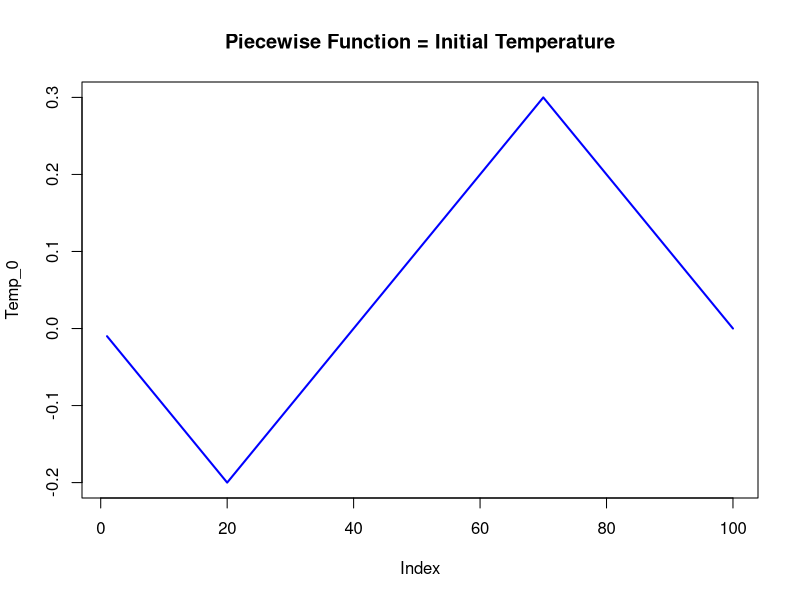
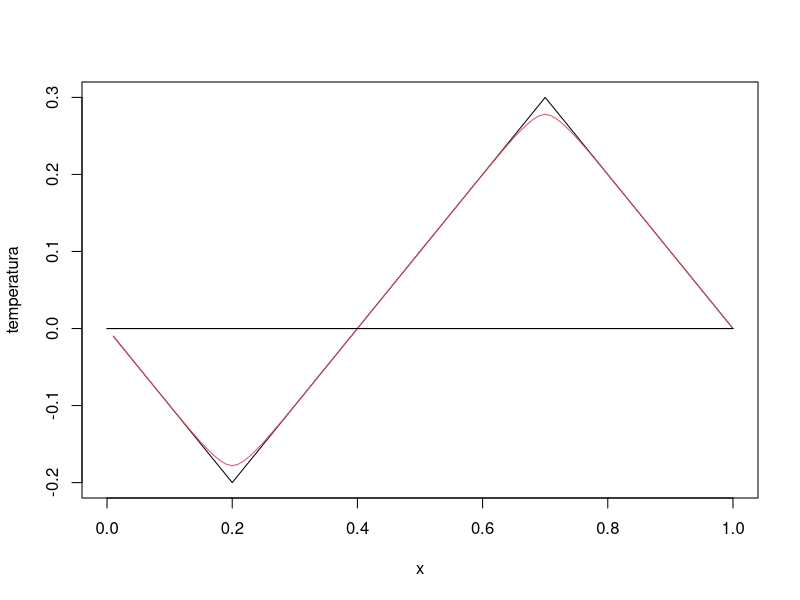

Reproduce these figures in R, in order.
# # ------------------------------
# # ECUAȚIA DIFUZIEI: ∂u/∂t = 5 ∂²u/∂x²
# # Schema explicită (FTCS)
# # ------------------------------
#
# # Ce face codul
#
# # 1. Rezolva PDE-ul cu conditiile initiale
# # 2. Foloseste schema explicita FTCS
# # 3. Reprezinta grafic solutiile functilor in functie de domeniul interzis
# 
# # Parametrii
# alpha <- 5        # coeficientul de difuzie
# L <- 3            # lungimea domeniului
# dx <- 0.1         # pas spațial
# x <- seq(0, L, by = dx)
# N <- length(x)
# 
# Condiție inițială
# u0 <- function(x) { x * (x - 1) * (x - 3) }
# 
# simulate_FTCS <- function(dt, t_max, plot_times) {
#   r <- alpha * dt / dx^2
#   if (r > 0.5) {
#     cat("*** ATENȚIE: r =", r, "> 0.5 -> schema va fi instabilă ***\n")
#   } else {
#     cat("r =", r, "(stabil)\n")
#   }
#   
#   u <- u0(x)
#   u[1] <- 0
#   u[N] <- 0
#   times <- c(0)
#   snapshots <- list(u)
#   
#   t <- 0
#   nmax <- ceiling(t_max / dt)
#   
#   for (n in 1:nmax) {
#     un <- u
#     u[2:(N-1)] <- un[2:(N-1)] + r * (un[3:N] - 2 * un[2:(N-1)] + un[1:(N-2)])
#     u[1] <- 0
#     u[N] <- 0
#     t <- t + dt
#     # salvăm la timpii doriți
#     if (any(abs(t - plot_times) < dt / 2)) {
#       times <- c(times, t)
#       snapshots[[length(times)]] <- u
#     }
#   }
#   return(list(times = times, snapshots = snapshots, r = r))
# }
# 
# # Momente la care vrem grafice
# plot_times <- c(0.0, 0.01, 0.05, 0.1)
# 
# # --- Caz stabil ---
# dt_good <- 0.0005   # Δt permis (r = 0.25)
# tmax <- 0.2
# result_good <- simulate_FTCS(dt_good, tmax, plot_times)
# 
# # --- Caz instabil ---
# dt_bad <- 0.002     # Δt interzis (r = 1.0)
# result_bad <- simulate_FTCS(dt_bad, tmax, plot_times)
# 
# ------------------------------
#Funcție pentru afișarea graficelor
#------------------------------
# plot_snapshots <- function(x, result, title_prefix) {
# colors <- rainbow(length(result$times))
# plot(x, result$snapshots[[1]], type = "l", lwd = 2, col = colors[1],
# ylim = range(unlist(result$snapshots)),
# xlab = "x", ylab = "u(x,t)",
# main = sprintf("%s (r = %.3f)", title_prefix, result$r))
# for (i in 2:length(result$times)) {
# lines(x, result$snapshots[[i]], lwd = 2, col = colors[i])
#   }
#   legend("topright", legend = sprintf("t = %.4f", result$times),
#     col = colors, lwd = 2)
#   grid()
# }
# ------------------------------
# Grafice
#------------------------------
#par(mfrow = c(2, 1))
#plot_snapshots(x, result_good, sprintf("Solutie FTCS stabila, dt = %.4f", dt_good))
#plot_snapshots(x, result_bad, sprintf("Solutie FTCS instabila, dt = %.4f", dt_bad))

#Clasa

#Exercitiu - clasa - Ecuatia Caldurii rezolvata cu cursul 4 - Metoda Implicita

###curs 4
l<-1
dx<-0.01
dt<-0.0005
mu<-dt/dx^2
mu
## numar noduri pe directia x
n<-l/dx
n
n1<-(1/5)/dx
n1
n2<-(7/10)/dx
n2


####numar noduri pe timp
N<-100

###def distributia initiala de temperatura
f1<-function(x)
  return<- -x
f2<-function(x)
  return<- x-2/5

f3<-function(x)
  return<- 1-x

####sau mai elegant
piecewise_function <- function(n, dx, n1, n2, f1, f2, f3) {
  
  x <- seq(dx, n * dx, by = dx)   # vectorul cu abscise
  temp0 <- numeric(length(x))     # inițializare vector rezultat temp init
  
  # Aplica ramura corespunzătoare fiecărui interval
  for (i in seq_along(x)) {
    if (i <= n1) {
      temp0[i] <- f1(x[i])
    } else if (i <= n2) {
      temp0[i] <- f2(x[i])
    } else {
      temp0[i] <- f3(x[i])
    }
  } # inchide for
  
  return(temp0)
}


n
dx
n1
n2

TempInitiala <- piecewise_function(n, dx, n1, n2, f1, f2, f3)

plot(TempInitiala, type = "l", col = "blue", lwd = 2,
     main = "Piecewise Function = Initial Temperature", xlab = "Index", ylab = "Temp_0")

##grafic distributia inititiala
val_x<-vector("numeric",length = n)
for (i in 1:n) {
  val_x[i] <- i*dx
}

plot(val_x,TempInitiala,xlim = c(0,1),type = 'l',xlab = 'x',ylab = 'temperatura')

lines(c(0,1),c(0,0))

#valori in noduri interioare domeniului
u <- array(0,dim=c(N,n-1))

a<-vector("numeric",length = (n-1))
b<-vector("numeric",length = (n-1))
c<-vector("numeric",length = (n-1))
d<-vector("numeric",length = (n-1))

for (i in 2:(n-1))
{
  a[i]<--mu
}
a[3]

for(i in 1:(n-1))
{
  b[i]<-1+2*mu
}
b[3]

for(i in 1:(n-1))
{
  c[i]<--mu
}
c[3]

for(i in 1:(n-1))
{
  d[i]<-TempInitiala[i]
}
d[3]

beta<-b[1]
beta

c[1]
c[1]<-c[1]/beta
c[1]

d[1]
d[1]<-d[1]/beta
d[1]

for(i in 2:(n-2))
{
  beta<-b[i]-a[i]*c[i-1]
  c[i]<-c[i]/beta
  d[i]<-(d[i]-a[i]*d[i-1])/beta
}
d[n-1]<-(d[n-1]-a[n-1]*d[n-2])/(b[n-1]-a[n-1]*c[n-2])


for(i in (n-2):1)
{
  d[i]<-d[i]-c[i]*d[i+1]
}
d


val_d<-vector("numeric", length = n)
for(i in 1:(n-1))
{
  val_d[i]<-d[i]
}
lines(val_x, val_d, col='2')

for(i in 1:(n-1))
{
  u[1,i]<-d[i]
}


for(j in 2:N){
  beta<-b[1]
  c[1]<-c[1]/beta
  d[1]<-d[1]/beta
  
  for(i in 2:(n-2)){
    beta<-b[i]-a[i]*c[i-1]
    c[i]<-c[i]/beta
    d[i]<-(d[i]-a[i]*d[i-1])/beta
  }
  
  d[n-1]<-(d[n-1]-a[n-1]*d[n-2])/(n[n-1]-a[n-1]*c[n-2])
  
  for(i in (n-2):1){
    d[i]<-d[i]-c[i]*d[i+1]
  }
  
for(k in 1:(n-1)){
  u[j,k]<-d[k]
  }
}

val_iter<-vector("numeric", length=n)
for(i in 1:(n-1)){
  val_iter[i] <- u[2,i]
}

lines(val_x, val_iter, col="8")
lines(c(0, 1), c(0, 0), lwd = 1)
